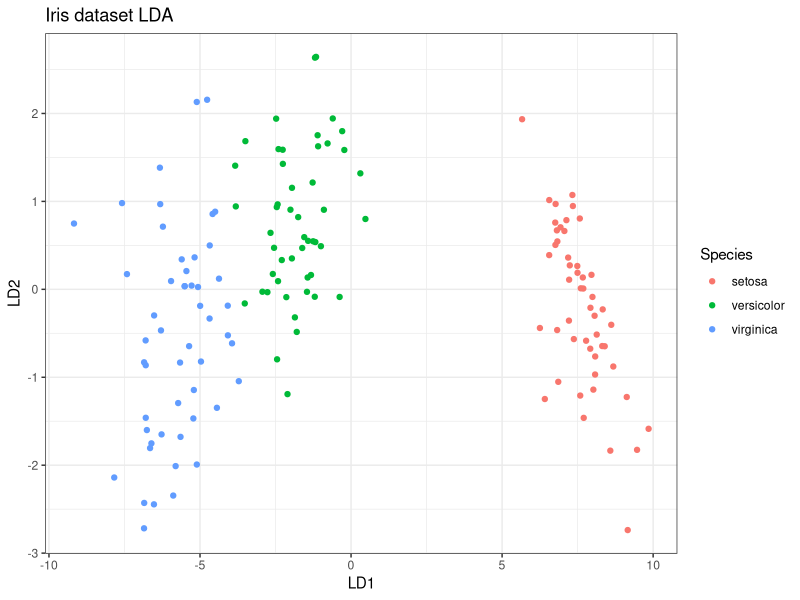
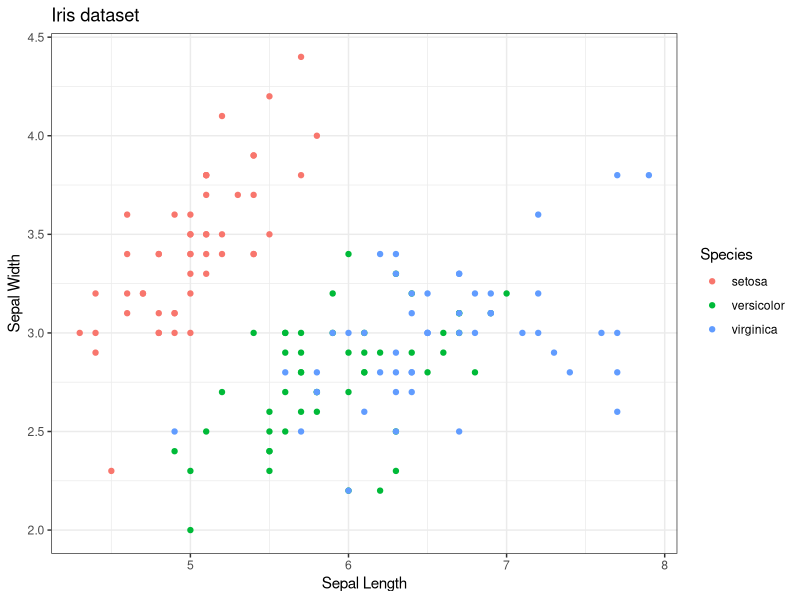

Reproduce these figures in R, in order.
# Linear discriminant analysis

library(MASS)

data(iris)

lda_model <- lda(Species ~ ., data = iris)

summary(lda_model)

prediction <- predict(lda_model, iris)

lda_df <- data.frame(prediction$x, Species = prediction$class)

library(ggplot2)

ggplot(data = lda_df, aes(x = LD1, y = LD2, color = Species)) +
    geom_point() +
    ggtitle("Iris dataset LDA") +
    xlab("LD1") +
    ylab("LD2") +
    theme_bw()

ggplot(data = iris, aes(x = Sepal.Length, y = Sepal.Width, color = Species)) +
    geom_point() +
    ggtitle("Iris dataset") +
    xlab("Sepal Length") +
    ylab("Sepal Width") +
    theme_bw()

class(iris)
colnames(iris)
